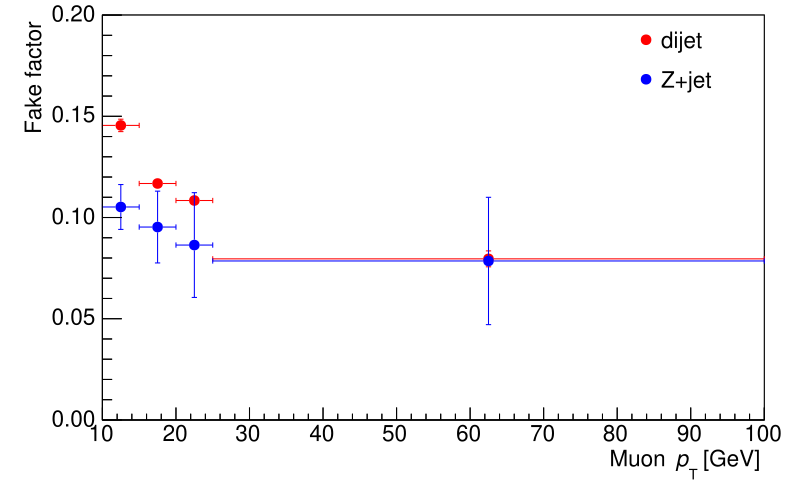

This chart was generated by the following Python code:
#!/usr/bin/env python

import ROOT as r

minX, maxX  = 10., 100.
minY, maxY  = 0.0, 0.2
zjet_color  = r.kBlue
dijet_color = r.kRed
wjet_color  = r.kGreen+3

c1 = r.TCanvas('c1', 'canvas', 600, 400)
c1.SetMargin(0.13, 0.03, 0.15, 0.03)
frame = c1.DrawFrame(minX, minY, maxX, maxY)
frame.SetLabelFont(43, "xy");
frame.SetLabelSize(18, "xy");
frame.SetTitleFont(43, "xy");
frame.SetTitleSize(18, "xy");
frame.GetYaxis().SetDecimals()
frame.GetXaxis().SetTitle('Muon #it{p}_{T} [GeV]')
frame.GetXaxis().SetTitleOffset(1.2)
frame.GetYaxis().SetTitle('Fake factor')
frame.GetYaxis().SetTitleOffset(1.1)
frame.GetYaxis().SetNdivisions(5,5,0)

data_zjet = [
	[12.5,  2.5, 1.052E-01, 0.1053*1.052E-01],
	[17.5,  2.5, 9.529E-02, 0.1861*9.529E-02],
	[22.5,  2.5, 8.639E-02, 0.2995*8.639E-02],
	[62.5, 37.5, 7.853E-02, 0.4005*7.853E-02],
]

data_dijet = [
	[12.5,  2.5, 1.455E-01, 0.0211*1.455E-01],
	[17.5,  2.5, 1.168E-01, 0.0187*1.168E-01],
	[22.5,  2.5, 1.084E-01, 0.0201*1.084E-01],
	[62.5, 37.5, 7.958E-02, 0.0494*7.958E-02],
]


gr_data_zjet  = r.TGraphErrors()
gr_data_dijet = r.TGraphErrors()


for i, datum in enumerate(data_zjet):
	gr_data_zjet.SetPoint     (i, datum[0], datum[2])
	gr_data_zjet.SetPointError(i, datum[1], datum[3])
for i, datum in enumerate(data_dijet):
	gr_data_dijet.SetPoint     (i, datum[0], datum[2])
	gr_data_dijet.SetPointError(i, datum[1], datum[3])


# Set styles
gr_data_zjet .SetMarkerColor(zjet_color)
gr_data_zjet .SetLineColor  (zjet_color)
gr_data_dijet.SetMarkerColor(dijet_color)
gr_data_dijet.SetLineColor  (dijet_color)

gr_data_zjet .SetMarkerStyle(20)
gr_data_dijet.SetMarkerStyle(20)

gr_data_dijet.Draw('p same')
gr_data_zjet.Draw('p same')

# legend
legend = r.TLegend(0.8, 0.8, 0.96, 0.96)
legend.AddEntry(gr_data_dijet, 'dijet',    'p')
legend.AddEntry(gr_data_zjet,  'Z+jet',    'p')
legend.SetFillColor(0);
legend.SetBorderSize(0);
legend.SetTextFont(43)
legend.SetTextSize(18);
legend.Draw('same')


c1.RedrawAxis()
c1.SaveAs('ff_mu_data.pdf')
